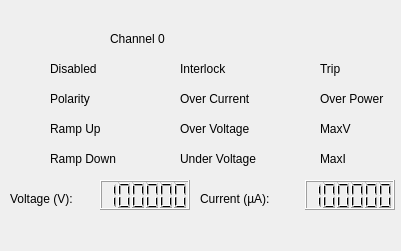
     <widget class="QWidget" name="widget_channel_0" native="true">
      <property name="geometry">
       <rect>
        <x>0</x>
        <y>320</y>
        <width>401</width>
        <height>251</height>
       </rect>
      </property>
      <widget class="QLabel" name="label_channel_0_trip">
       <property name="geometry">
        <rect>
         <x>320</x>
         <y>60</y>
         <width>67</width>
         <height>17</height>
        </rect>
       </property>
       <property name="text">
        <string>Trip</string>
       </property>
      </widget>
      <widget class="QLabel" name="label_channel_0">
       <property name="geometry">
        <rect>
         <x>110</x>
         <y>30</y>
         <width>71</width>
         <height>17</height>
        </rect>
       </property>
       <property name="text">
        <string>Channel 0</string>
       </property>
      </widget>
      <widget class="QLabel" name="label_channel_0_voltage">
       <property name="geometry">
        <rect>
         <x>10</x>
         <y>190</y>
         <width>81</width>
         <height>17</height>
        </rect>
       </property>
       <property name="text">
        <string>Voltage (V):</string>
       </property>
      </widget>
      <widget class="QLabel" name="label_channel_0_maxi">
       <property name="geometry">
        <rect>
         <x>320</x>
         <y>150</y>
         <width>67</width>
         <height>17</height>
        </rect>
       </property>
       <property name="text">
        <string>MaxI</string>
       </property>
      </widget>
      <widget class="QLabel" name="label_channel_0_disabled_led">
       <property name="geometry">
        <rect>
         <x>20</x>
         <y>60</y>
         <width>16</width>
         <height>16</height>
        </rect>
       </property>
       <property name="text">
        <string/>
       </property>
       <property name="pixmap">
        <pixmap resource="resources.qrc">:/grey.png</pixmap>
       </property>
       <property name="scaledContents">
        <bool>true</bool>
       </property>
      </widget>
      <widget class="QLabel" name="label_channel_0_maxv_led">
       <property name="geometry">
        <rect>
         <x>290</x>
         <y>120</y>
         <width>16</width>
         <height>16</height>
        </rect>
       </property>
       <property name="text">
        <string/>
       </property>
       <property name="pixmap">
        <pixmap resource="resources.qrc">:/grey.png</pixmap>
       </property>
       <property name="scaledContents">
        <bool>true</bool>
       </property>
      </widget>
      <widget class="QLabel" name="label_channel_0_under_voltage">
       <property name="geometry">
        <rect>
         <x>180</x>
         <y>150</y>
         <width>91</width>
         <height>17</height>
        </rect>
       </property>
       <property name="text">
        <string>Under Voltage</string>
       </property>
      </widget>
      <widget class="QLCDNumber" name="lcdNumber_channel_0_current">
       <property name="geometry">
        <rect>
         <x>305</x>
         <y>180</y>
         <width>90</width>
         <height>30</height>
        </rect>
       </property>
       <property name="digitCount">
        <number>6</number>
       </property>
       <property name="intValue" stdset="0">
        <number>888888</number>
       </property>
      </widget>
      <widget class="QLabel" name="label_channel_0_over_voltage_led">
       <property name="geometry">
        <rect>
         <x>150</x>
         <y>120</y>
         <width>16</width>
         <height>16</height>
        </rect>
       </property>
       <property name="text">
        <string/>
       </property>
       <property name="pixmap">
        <pixmap resource="resources.qrc">:/grey.png</pixmap>
       </property>
       <property name="scaledContents">
        <bool>true</bool>
       </property>
      </widget>
      <widget class="QLabel" name="label_channel_0_over_current">
       <property name="geometry">
        <rect>
         <x>180</x>
         <y>90</y>
         <width>91</width>
         <height>17</height>
        </rect>
       </property>
       <property name="text">
        <string>Over Current</string>
       </property>
      </widget>
      <widget class="QLabel" name="label_channel_0_ramp_down_led">
       <property name="geometry">
        <rect>
         <x>20</x>
         <y>150</y>
         <width>16</width>
         <height>16</height>
        </rect>
       </property>
       <property name="text">
        <string/>
       </property>
       <property name="pixmap">
        <pixmap resource="resources.qrc">:/grey.png</pixmap>
       </property>
       <property name="scaledContents">
        <bool>true</bool>
       </property>
      </widget>
      <widget class="QLabel" name="label_channel_0_maxi_led">
       <property name="geometry">
        <rect>
         <x>290</x>
         <y>150</y>
         <width>16</width>
         <height>16</height>
        </rect>
       </property>
       <property name="text">
        <string/>
       </property>
       <property name="pixmap">
        <pixmap resource="resources.qrc">:/grey.png</pixmap>
       </property>
       <property name="scaledContents">
        <bool>true</bool>
       </property>
      </widget>
      <widget class="QLabel" name="label_channel_0_ramp_up_led">
       <property name="geometry">
        <rect>
         <x>20</x>
         <y>120</y>
         <width>16</width>
         <height>16</height>
        </rect>
       </property>
       <property name="text">
        <string/>
       </property>
       <property name="pixmap">
        <pixmap resource="resources.qrc">:/grey.png</pixmap>
       </property>
       <property name="scaledContents">
        <bool>true</bool>
       </property>
      </widget>
      <widget class="QLCDNumber" name="lcdNumber_channel_0_voltage">
       <property name="geometry">
        <rect>
         <x>100</x>
         <y>180</y>
         <width>90</width>
         <height>30</height>
        </rect>
       </property>
       <property name="digitCount">
        <number>6</number>
       </property>
       <property name="segmentStyle">
        <enum>QLCDNumber::Filled</enum>
       </property>
       <property name="value" stdset="0">
        <double>888888.000000000000000</double>
       </property>
       <property name="intValue" stdset="0">
        <number>888888</number>
       </property>
      </widget>
      <widget class="QLabel" name="label_channel_0_ramp_down">
       <property name="geometry">
        <rect>
         <x>50</x>
         <y>150</y>
         <width>81</width>
         <height>17</height>
        </rect>
       </property>
       <property name="text">
        <string>Ramp Down</string>
       </property>
      </widget>
      <widget class="QLabel" name="label_channel_0_over_power_led">
       <property name="geometry">
        <rect>
         <x>290</x>
         <y>90</y>
         <width>16</width>
         <height>16</height>
        </rect>
       </property>
       <property name="text">
        <string/>
       </property>
       <property name="pixmap">
        <pixmap resource="resources.qrc">:/grey.png</pixmap>
       </property>
       <property name="scaledContents">
        <bool>true</bool>
       </property>
      </widget>
      <widget class="QLabel" name="label_channel_0_interlock">
       <property name="geometry">
        <rect>
         <x>180</x>
         <y>60</y>
         <width>67</width>
         <height>17</height>
        </rect>
       </property>
       <property name="text">
        <string>Interlock</string>
       </property>
      </widget>
      <widget class="QLabel" name="label_channel_0_interlock_led">
       <property name="geometry">
        <rect>
         <x>150</x>
         <y>60</y>
         <width>16</width>
         <height>16</height>
        </rect>
       </property>
       <property name="text">
        <string/>
       </property>
       <property name="pixmap">
        <pixmap resource="resources.qrc">:/grey.png</pixmap>
       </property>
       <property name="scaledContents">
        <bool>true</bool>
       </property>
      </widget>
      <widget class="QLabel" name="label_channel_0_maxv">
       <property name="geometry">
        <rect>
         <x>320</x>
         <y>120</y>
         <width>67</width>
         <height>17</height>
        </rect>
       </property>
       <property name="text">
        <string>MaxV</string>
       </property>
      </widget>
      <widget class="QLabel" name="label_channel_0_over_power">
       <property name="geometry">
        <rect>
         <x>320</x>
         <y>90</y>
         <width>81</width>
         <height>17</height>
        </rect>
       </property>
       <property name="text">
        <string>Over Power</string>
       </property>
      </widget>
      <widget class="QLabel" name="label_channel_0_trip_led">
       <property name="geometry">
        <rect>
         <x>290</x>
         <y>60</y>
         <width>16</width>
         <height>16</height>
        </rect>
       </property>
       <property name="text">
        <string/>
       </property>
       <property name="pixmap">
        <pixmap resource="resources.qrc">:/grey.png</pixmap>
       </property>
       <property name="scaledContents">
        <bool>true</bool>
       </property>
      </widget>
      <widget class="QLabel" name="label_channel_0_over_current_led">
       <property name="geometry">
        <rect>
         <x>150</x>
         <y>90</y>
         <width>16</width>
         <height>16</height>
        </rect>
       </property>
       <property name="text">
        <string/>
       </property>
       <property name="pixmap">
        <pixmap resource="resources.qrc">:/grey.png</pixmap>
       </property>
       <property name="scaledContents">
        <bool>true</bool>
       </property>
      </widget>
      <widget class="QLabel" name="label_channel_0_polarity">
       <property name="geometry">
        <rect>
         <x>50</x>
         <y>90</y>
         <width>67</width>
         <height>17</height>
        </rect>
       </property>
       <property name="text">
        <string>Polarity</string>
       </property>
      </widget>
      <widget class="QLabel" name="label_channel_0_ramp_up">
       <property name="geometry">
        <rect>
         <x>50</x>
         <y>120</y>
         <width>67</width>
         <height>17</height>
        </rect>
       </property>
       <property name="text">
        <string>Ramp Up</string>
       </property>
      </widget>
      <widget class="QLabel" name="label_channel_0_under_voltage_led">
       <property name="geometry">
        <rect>
         <x>150</x>
         <y>150</y>
         <width>16</width>
         <height>16</height>
        </rect>
       </property>
       <property name="text">
        <string/>
       </property>
       <property name="pixmap">
        <pixmap resource="resources.qrc">:/grey.png</pixmap>
       </property>
       <property name="scaledContents">
        <bool>true</bool>
       </property>
      </widget>
      <widget class="QLabel" name="label_channel_0_state_led">
       <property name="enabled">
        <bool>true</bool>
       </property>
       <property name="geometry">
        <rect>
         <x>200</x>
         <y>30</y>
         <width>16</width>
         <height>16</height>
        </rect>
       </property>
       <property name="text">
        <string/>
       </property>
       <property name="pixmap">
        <pixmap resource="resources.qrc">:/lightgreen.png</pixmap>
       </property>
       <property name="scaledContents">
        <bool>true</bool>
       </property>
      </widget>
      <widget class="QLabel" name="label_channel_0_polarity_led">
       <property name="geometry">
        <rect>
         <x>20</x>
         <y>90</y>
         <width>16</width>
         <height>16</height>
        </rect>
       </property>
       <property name="text">
        <string/>
       </property>
       <property name="pixmap">
        <pixmap resource="resources.qrc">:/lightorange.png</pixmap>
       </property>
       <property name="scaledContents">
        <bool>true</bool>
       </property>
      </widget>
      <widget class="QLabel" name="label_channel_0_current">
       <property name="geometry">
        <rect>
         <x>200</x>
         <y>190</y>
         <width>91</width>
         <height>17</height>
        </rect>
       </property>
       <property name="text">
        <string>Current (µA):</string>
       </property>
      </widget>
      <widget class="QLabel" name="label_channel_0_disabled">
       <property name="geometry">
        <rect>
         <x>50</x>
         <y>60</y>
         <width>67</width>
         <height>17</height>
        </rect>
       </property>
       <property name="text">
        <string>Disabled</string>
       </property>
      </widget>
      <widget class="QLabel" name="label_channel_0_over_voltage">
       <property name="geometry">
        <rect>
         <x>180</x>
         <y>120</y>
         <width>91</width>
         <height>17</height>
        </rect>
       </property>
       <property name="text">
        <string>Over Voltage</string>
       </property>
      </widget>
     </widget>
